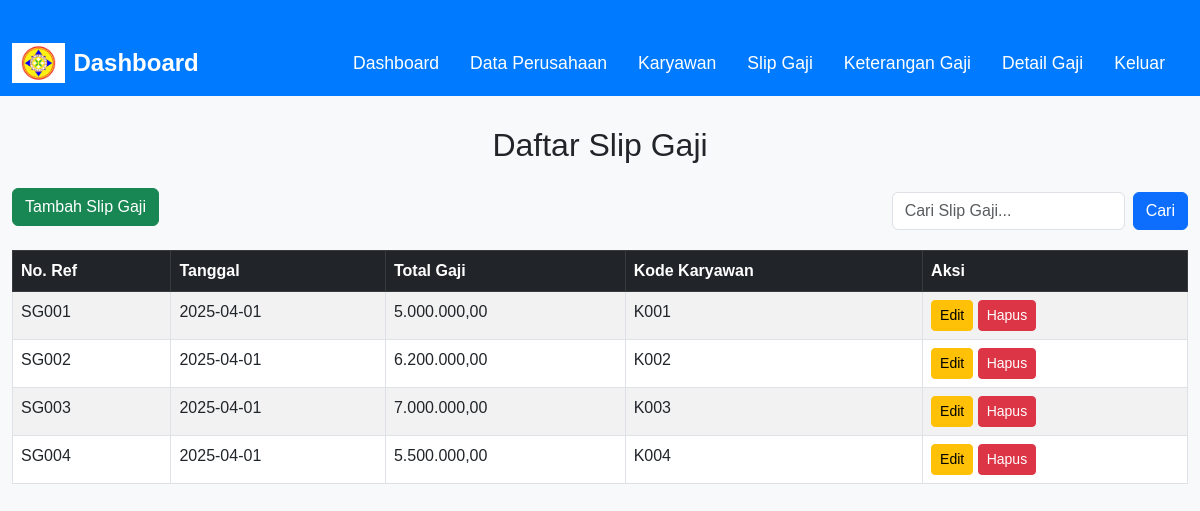
The page /slip_gaji/index.php on the database its author committed.
### tables this page shows
CREATE TABLE `slip_gaji` (
  `no_ref` varchar(20) NOT NULL,
  `tgl` date DEFAULT NULL,
  `total_gaji` decimal(15,2) DEFAULT NULL,
  `kode_karyawan` varchar(20) DEFAULT NULL
);

### slip_gaji/index.php (the view, shortened to what this page needs)
<?php
include('../config/koneksi.php');
$search = "";
$sql = "SELECT * FROM slip_gaji WHERE no_ref LIKE '%$search%' OR kode_karyawan LIKE '%$search%'";
$result = mysqli_query($conn, $sql);
?>
<!DOCTYPE html>
<html lang="id">
<head>
    <link href="https://cdn.jsdelivr.net/npm/bootstrap@5.3.0/dist/css/bootstrap.min.css" rel="stylesheet">
</head>
<body>
<nav class="navbar navbar-expand-lg navbar-dark">
    <div class="container-fluid">
        <a class="navbar-brand d-flex align-items-center" href="../dashboard.php">
    <img src="../assets/img/logo.png" alt="Logo" class="img-fluid me-2" style="height: 40px; max-height: 40px;">
    Dashboard
</a>
        <div class="collapse navbar-collapse justify-content-end">
            <ul class="navbar-nav">
            <li class="nav-item"><a class="nav-link" href="../dashboard.php">Dashboard</a></li>
                <li class="nav-item"><a class="nav-link " href="../perusahaan/index.php">Data Perusahaan</a></li>
                <li class="nav-item"><a class="nav-link" href="../keterangan_gaji/index.php">Karyawan</a></li>
                <li class="nav-item"><a class="nav-link active" href="#">Slip Gaji</a></li>
                <li class="nav-item"><a class="nav-link" href="../keterangan_gaji/index.php">Keterangan Gaji</a></li>
                <li class="nav-item"><a class="nav-link" href="../detail_gaji/index.php">Detail Gaji</a></li>
                <li class="nav-item"><a class="nav-link" href="../logout/index.php">Keluar</a></li>
            </ul>
        </div>
    </div>
</nav>
<div class="container-fluid">
    <h2 class="text-center mb-4">Daftar Slip Gaji</h2>
    <div class="d-flex justify-content-between align-items-center mb-3 flex-wrap">
        <a href="tambah.php" class="btn btn-success mb-2">Tambah Slip Gaji</a>
        <form method="POST" action="" class="d-flex" style="gap: 0.5rem;">
            <input type="text" class="form-control" name="search" placeholder="Cari Slip Gaji..." value="<?php echo $search; ?>">
            <button class="btn btn-primary" type="submit">Cari</button>
        </form>
    </div>
    <table class="table table-striped table-bordered table-hover">
        <thead class="table-dark">
            <tr>
                <th>No. Ref</th>
                <th>Tanggal</th>
                <th>Total Gaji</th>
                <th>Kode Karyawan</th>
                <th>Aksi</th>
            </tr>
        </thead>
        <tbody>
            <?php
            if (mysqli_num_rows($result) > 0) {
                while($row = mysqli_fetch_assoc($result)) { ?>
                    <tr>
                        <td><?php echo $row['no_ref']; ?></td>
                        <td><?php echo $row['tgl']; ?></td>
                        <td><?php echo number_format($row['total_gaji'], 2, ',', '.'); ?></td>
                        <td><?php echo $row['kode_karyawan']; ?></td>
                        <td>
                            <a href="edit.php?no_ref=<?php echo $row['no_ref']; ?>" class="btn btn-warning btn-sm">Edit</a>
                            <a href="hapus.php?no_ref=<?php echo $row['no_ref']; ?>" class="btn btn-danger btn-sm" onclick="return confirm('Apakah Anda yakin ingin menghapus?')">Hapus</a>
                        </td>
                    </tr>
                <?php }
            } else {
                echo "<tr><td colspan='5' class='text-center'>Tidak ada data slip gaji.</td></tr>";
            }
            ?>
        </tbody>
    </table>
</div>
</body>
</html>

### slip_gaji/index.php (style rules this page uses)
body { background-color: #f8f9fa; font-family: 'Arial', sans-serif; }
.navbar { background-color: #007bff; }
.navbar-brand { font-size: 1.5rem; font-weight: bold; }
.navbar-nav .nav-link { color: white !important; text-decoration: none; font-size: 1.1rem; margin-right: 15px; }
.container-fluid { margin-top: 30px; max-width: 1200px; }
img { max-width: 100%; height: auto; }

### rows shown on the page
slip_gaji: no_ref "SG001", tgl "2025-04-01", total_gaji "5.000.000,00", kode_karyawan "K001"
slip_gaji: no_ref "SG002", tgl "2025-04-01", total_gaji "6.200.000,00", kode_karyawan "K002"
slip_gaji: no_ref "SG003", tgl "2025-04-01", total_gaji "7.000.000,00", kode_karyawan "K003"
slip_gaji: no_ref "SG004", tgl "2025-04-01", total_gaji "5.500.000,00", kode_karyawan "K004"
